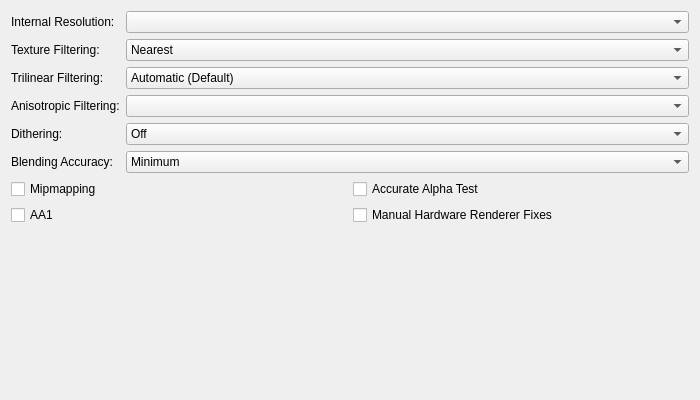
<?xml version="1.0" encoding="UTF-8"?>
<ui version="4.0">
 <class>GraphicsHardwareRenderingSettingsTab</class>
 <widget class="QWidget" name="GraphicsHardwareRenderingSettingsTab">
  <property name="geometry">
   <rect>
    <x>0</x>
    <y>0</y>
    <width>700</width>
    <height>400</height>
   </rect>
  </property>
  <property name="windowTitle">
   <string/>
  </property>
  <layout class="QGridLayout" name="gridLayout" columnstretch="0,1">
   <item row="1" column="0">
    <widget class="QLabel" name="textureFilteringLabel">
     <property name="text">
      <string>Texture Filtering:</string>
     </property>
     <property name="buddy">
      <cstring>textureFiltering</cstring>
     </property>
    </widget>
   </item>
   <item row="4" column="1">
    <widget class="QComboBox" name="dithering">
     <item>
      <property name="text">
       <string>Off</string>
      </property>
     </item>
     <item>
      <property name="text">
       <string>Scaled</string>
      </property>
     </item>
     <item>
      <property name="text">
       <string>Unscaled (Default)</string>
      </property>
     </item>
     <item>
      <property name="text">
       <string>Force 32bit</string>
      </property>
     </item>
    </widget>
   </item>
   <item row="6" column="0" colspan="2">
    <layout class="QGridLayout" name="hardwareRenderingOptionsLayout">
     <item row="0" column="1">
      <widget class="QCheckBox" name="accurateAlphaTest">
       <property name="text">
        <string>Accurate Alpha Test</string>
       </property>
      </widget>
     </item>
     <item row="0" column="0">
      <widget class="QCheckBox" name="mipmapping">
       <property name="text">
        <string>Mipmapping</string>
       </property>
      </widget>
     </item>
     <item row="1" column="0">
      <widget class="QCheckBox" name="hwAA1">
       <property name="text">
        <string>AA1</string>
       </property>
      </widget>
     </item>
     <item row="1" column="1">
      <widget class="QCheckBox" name="enableHWFixes">
       <property name="text">
        <string>Manual Hardware Renderer Fixes</string>
       </property>
      </widget>
     </item>
    </layout>
   </item>
   <item row="3" column="0">
    <widget class="QLabel" name="anisotropicFilteringLabel">
     <property name="text">
      <string>Anisotropic Filtering:</string>
     </property>
     <property name="buddy">
      <cstring>anisotropicFiltering</cstring>
     </property>
    </widget>
   </item>
   <item row="3" column="1">
    <widget class="QComboBox" name="anisotropicFiltering"/>
   </item>
   <item row="0" column="0">
    <widget class="QLabel" name="internalResLabel">
     <property name="text">
      <string>Internal Resolution:</string>
     </property>
     <property name="buddy">
      <cstring>upscaleMultiplier</cstring>
     </property>
    </widget>
   </item>
   <item row="0" column="1">
    <widget class="QComboBox" name="upscaleMultiplier"/>
   </item>
   <item row="1" column="1">
    <widget class="QComboBox" name="textureFiltering">
     <item>
      <property name="text">
       <string>Nearest</string>
      </property>
     </item>
     <item>
      <property name="text">
       <string>Bilinear (Forced)</string>
      </property>
     </item>
     <item>
      <property name="text">
       <string>Bilinear (PS2)</string>
      </property>
     </item>
     <item>
      <property name="text">
       <string>Bilinear (Forced excluding sprite)</string>
      </property>
     </item>
    </widget>
   </item>
   <item row="4" column="0">
    <widget class="QLabel" name="ditheringLabel">
     <property name="text">
      <string>Dithering:</string>
     </property>
     <property name="buddy">
      <cstring>dithering</cstring>
     </property>
    </widget>
   </item>
   <item row="5" column="1">
    <widget class="QComboBox" name="blending">
     <item>
      <property name="text">
       <string>Minimum</string>
      </property>
     </item>
     <item>
      <property name="text">
       <string>Basic</string>
      </property>
     </item>
     <item>
      <property name="text">
       <string>Medium (Recommended)</string>
      </property>
     </item>
     <item>
      <property name="text">
       <string>High</string>
      </property>
     </item>
     <item>
      <property name="text">
       <string>Full (Slow)</string>
      </property>
     </item>
     <item>
      <property name="text">
       <string>Maximum (Very Slow)</string>
      </property>
     </item>
    </widget>
   </item>
   <item row="2" column="1">
    <widget class="QComboBox" name="trilinearFiltering">
     <item>
      <property name="text">
       <string>Automatic (Default)</string>
      </property>
     </item>
     <item>
      <property name="text">
       <string>Off (None)</string>
      </property>
     </item>
     <item>
      <property name="text">
       <string>Trilinear (PS2)</string>
      </property>
     </item>
     <item>
      <property name="text">
       <string>Trilinear (Forced)</string>
      </property>
     </item>
    </widget>
   </item>
   <item row="5" column="0">
    <widget class="QLabel" name="blendingLabel">
     <property name="text">
      <string>Blending Accuracy:</string>
     </property>
     <property name="buddy">
      <cstring>blending</cstring>
     </property>
    </widget>
   </item>
   <item row="2" column="0">
    <widget class="QLabel" name="trilinearFilterLabel">
     <property name="text">
      <string>Trilinear Filtering:</string>
     </property>
     <property name="buddy">
      <cstring>trilinearFiltering</cstring>
     </property>
    </widget>
   </item>
   <item row="7" column="0">
    <spacer name="verticalSpacer">
     <property name="orientation">
      <enum>Qt::Orientation::Vertical</enum>
     </property>
     <property name="sizeHint" stdset="0">
      <size>
       <width>20</width>
       <height>0</height>
      </size>
     </property>
    </spacer>
   </item>
  </layout>
 </widget>
 <tabstops>
  <tabstop>upscaleMultiplier</tabstop>
  <tabstop>textureFiltering</tabstop>
  <tabstop>trilinearFiltering</tabstop>
  <tabstop>anisotropicFiltering</tabstop>
  <tabstop>dithering</tabstop>
  <tabstop>blending</tabstop>
  <tabstop>mipmapping</tabstop>
  <tabstop>accurateAlphaTest</tabstop>
  <tabstop>hwAA1</tabstop>
  <tabstop>enableHWFixes</tabstop>
 </tabstops>
 <resources/>
 <connections/>
</ui>
